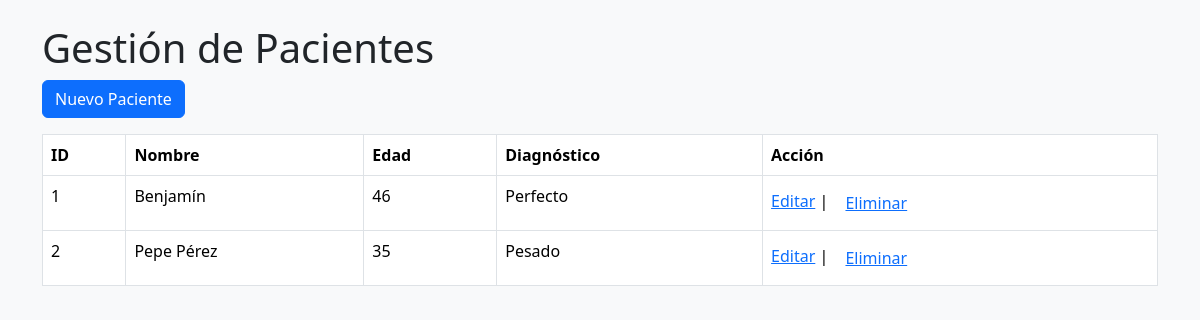
Before: / with the older database file.
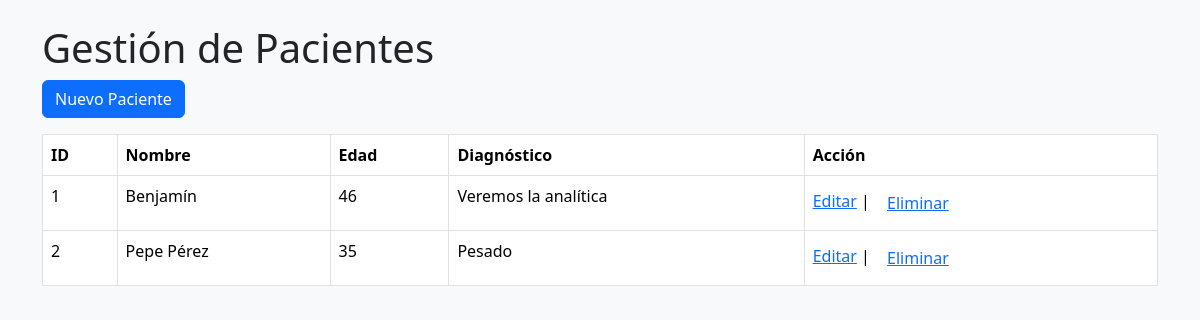
After: the same page with the newer database file.
### tables this page shows
CREATE TABLE Pacientes (
                        id INTEGER PRIMARY KEY AUTOINCREMENT,
                        nombre TEXT NOT NULL,
                        edad INTEGER NOT NULL,
                        diagnostico TEXT NOT NULL);

### app.py (the view)
@app.route("/") #esto se llama los decoradores
def index():
    pacientes = db.obtener_pacientes()
    return render_template("index.html", pacientes=pacientes)

### db.py (called while the page is built)
def obtener_pacientes():
    try:
        conn = sqlite3.connect('data.db')
        cursor = conn.cursor()
        cursor.execute('SELECT * FROM Pacientes')
        pacientes = cursor.fetchall()
        conn.close()
        return pacientes
    except sqlite3.Error as e:
        print(f"Error al obtener los pacientes: {e}")
        return []

### templates/index.html (shortened to what this page needs)
{% extends "base.html" %}
{% block content %}
     <a href="{{url_for('nuevo_paciente')}}" class="btn btn-primary mb-3">Nuevo Paciente</a>
     <table class="table table-bordered">
        <thead>
            <tr>
                <th>ID</th>
                <th>Nombre</th>
                <th>Edad</th>
                <th>Diagnóstico</th>
                <th>Acción</th>
            </tr>
        </thead>
        <tbody>
            {% for paciente in pacientes %}
                <tr>
                    <td>{{ paciente[0] }}</td>
                    <td>{{ paciente[1] }}</td>
                    <td>{{ paciente[2] }}</td>
                    <td>{{ paciente[3] }}</td>
                    <td><a href={{ url_for('editar_paciente', id=paciente[0])}}>Editar</a>
                        |
                        <form action="{{ url_for('eliminar_paciente', id=paciente[0]) }}" method="post" style="display:inline;" onsubmit="return confirm('¿Estás seguro de que deseas eliminar este paciente?');">
                            <button type="submit" class="btn btn-link">Eliminar</button>
                        </form>
                    </td>
                </tr>
            {% endfor %}
        </tbody>
     </table>
{% endblock %}

### templates/base.html (shortened to what this page needs)
<!DOCTYPE html>
<html lang="es">
<head>
    <link href="https://cdn.jsdelivr.net/npm/bootstrap@5.3.5/dist/css/bootstrap.min.css" rel="stylesheet"
>
</head>
<body class="bg-light">
    <div class="container mt-4">
        <h1 class="mt-4">Gestión de Pacientes</h1>
        {% block content %}
        {% endblock %}
    </div>
</body>
</html>

Changed rows visible on the page:
changed Pacientes "Benjamín": diagnostico "Perfecto" → "Veremos la analítica"
